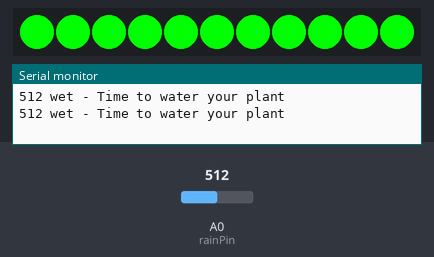
Simulated run of this sketch. Board: Arduino Uno, built with avr-gcc and run on an emulated ATmega328P. Shown: 11 RGB LEDs in strip order, left to right, the last lines printed to the serial monitor. The test bench sets the inputs (shaded band); at power-on: A0 (rainPin) = 512.

Above: at 1.8 s.
1.9 s: A0 (rainPin) set to 792
3.4 s: A0 (rainPin) set to 809
At 5.5 s:
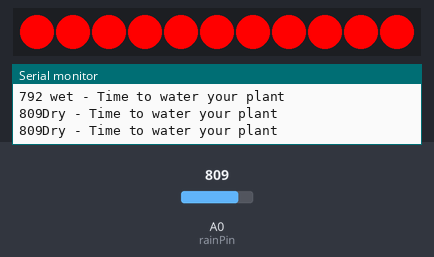
5.8 s: A0 (rainPin) set to 980
At 7.6 s:
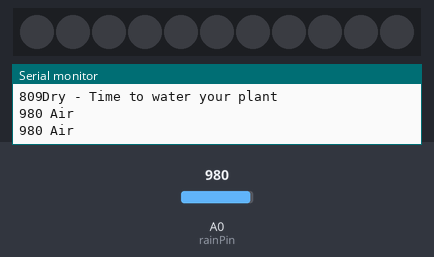
7.9 s: A0 (rainPin) set to 790
At 8.47 s:
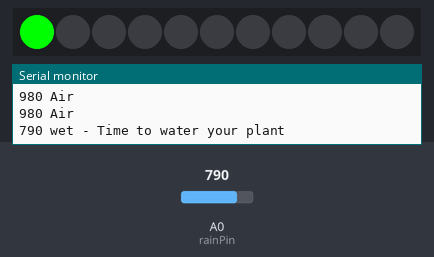
10.1 s: A0 (rainPin) set to 810
At 10.58 s:
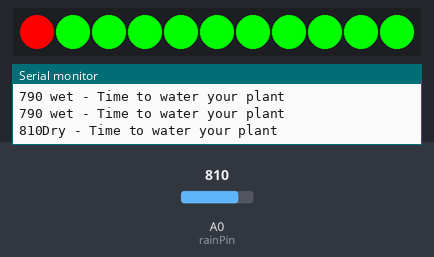
12.3 s: A0 (rainPin) set to 1023
At 12.7 s:
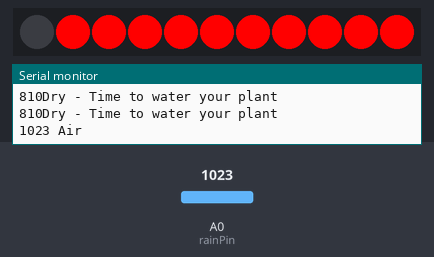
Timing chart, 0 to 15.3 s (numbered marks = the images above; inputs shaded):
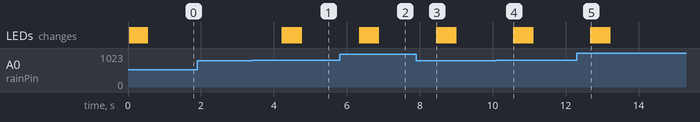

Measured:
- the behaviour switches between 800 and 801 on A0 (rainPin) (found by bisection; images 0 and 1)
- after the input at 3.4 s, the LEDs: first change after 0.83 s (image 1 shows a later state)
- after the input at 5.8 s, the LEDs: first change after 0.55 s (image 2 shows a later state)
- after the input at 7.9 s, the LEDs: change after 0.56 s (image 3)
- after the input at 10.1 s, the LEDs: change after 0.48 s (image 4)
- after the input at 12.3 s, the LEDs: change after 0.39 s (image 5)

The sketch:

Soil_Moisture_sensor.ino
```cpp
/*********************************************************************

 Author: Alyssa Li

*********************************************************************/

/*  This script displays a certain color on the Neopixel strip depending on the moisture of the soil.
 */

#include <Adafruit_NeoPixel.h>
#ifdef __AVR__
  #include <avr/power.h>
#endif

#define PIN 6
#define NUMPIXELS 11


// Parameter 1 = number of pixels in strip
// Parameter 2 = Arduino pin number (most are valid)
// Parameter 3 = pixel type flags, add together as needed:
//   NEO_KHZ800  800 KHz bitstream (most NeoPixel products w/WS2812 LEDs)
//   NEO_KHZ400  400 KHz (classic 'v1' (not v2) FLORA pixels, WS2811 drivers)
//   NEO_GRB     Pixels are wired for GRB bitstream (most NeoPixel products)
//   NEO_RGB     Pixels are wired for RGB bitstream (v1 FLORA pixels, not v2)
//   NEO_RGBW    Pixels are wired for RGBW bitstream (NeoPixel RGBW products)
Adafruit_NeoPixel strip = Adafruit_NeoPixel(NUMPIXELS, PIN, NEO_GRB + NEO_KHZ800);


int rainPin = A0;
int thresholdValue = 800;

void setup(){
  pinMode(rainPin, INPUT);

  strip.begin();
  strip.show();

  Serial.begin(9600);
}

void loop() {
  // read the input on analog pin 0:
  int sensorValue = analogRead(rainPin);
  Serial.print(sensorValue);
  if(sensorValue > 970){
    Serial.println(" Air");
    colorWipe(strip.Color(0, 0, 0), 50); // none
    strip.show();
  }

    else if(sensorValue < 970 && sensorValue > thresholdValue) {
    Serial.println("Dry - Time to water your plant");
    colorWipe(strip.Color(255, 0, 0), 50); // red
    strip.show();
  }
    else {
    Serial.println(" wet - Time to water your plant");
    colorWipe(strip.Color(0, 255, 0), 50); // green
    strip.show();
  }
  delay(500);
}

// Fill the dots one after the other with a color
void colorWipe(uint32_t c, uint8_t wait) {
  for(uint16_t i=0; i<strip.numPixels(); i++) {
      strip.setPixelColor(i, c);
      strip.show();
      delay(wait);
  }
}
```
